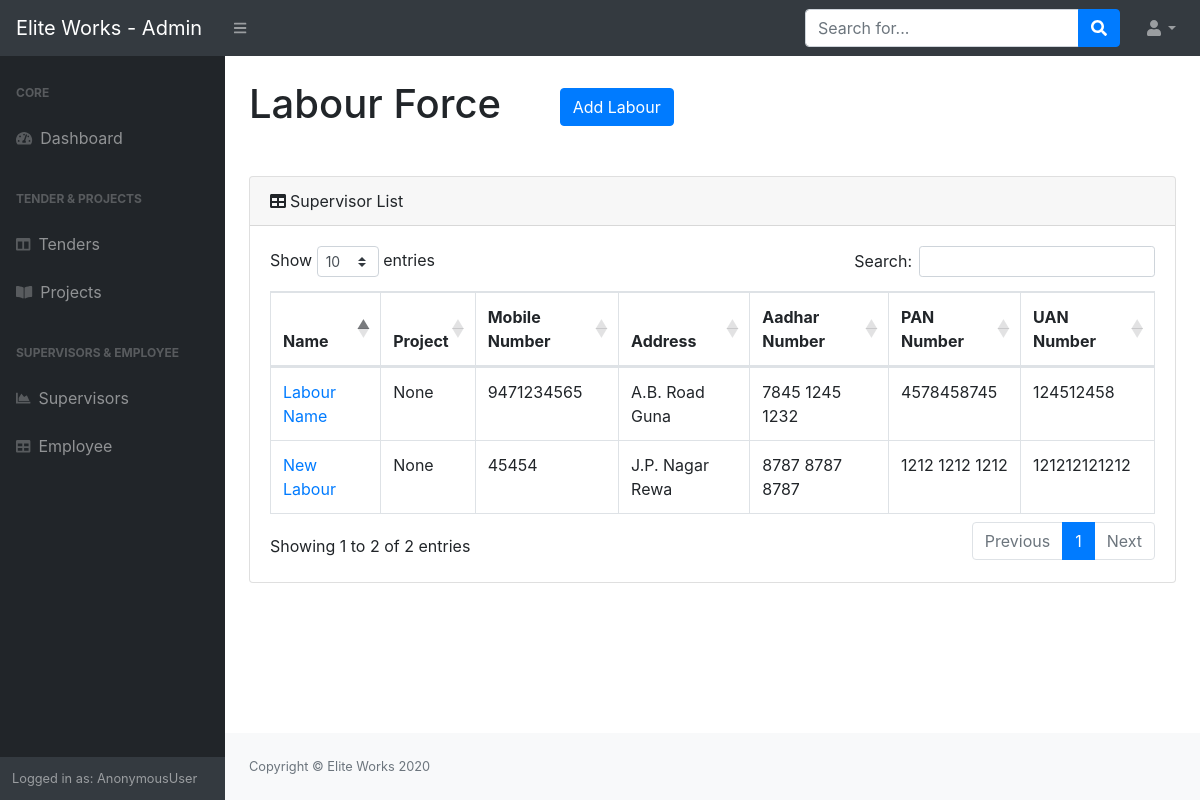
The page /labour/ on the database as committed earlier.
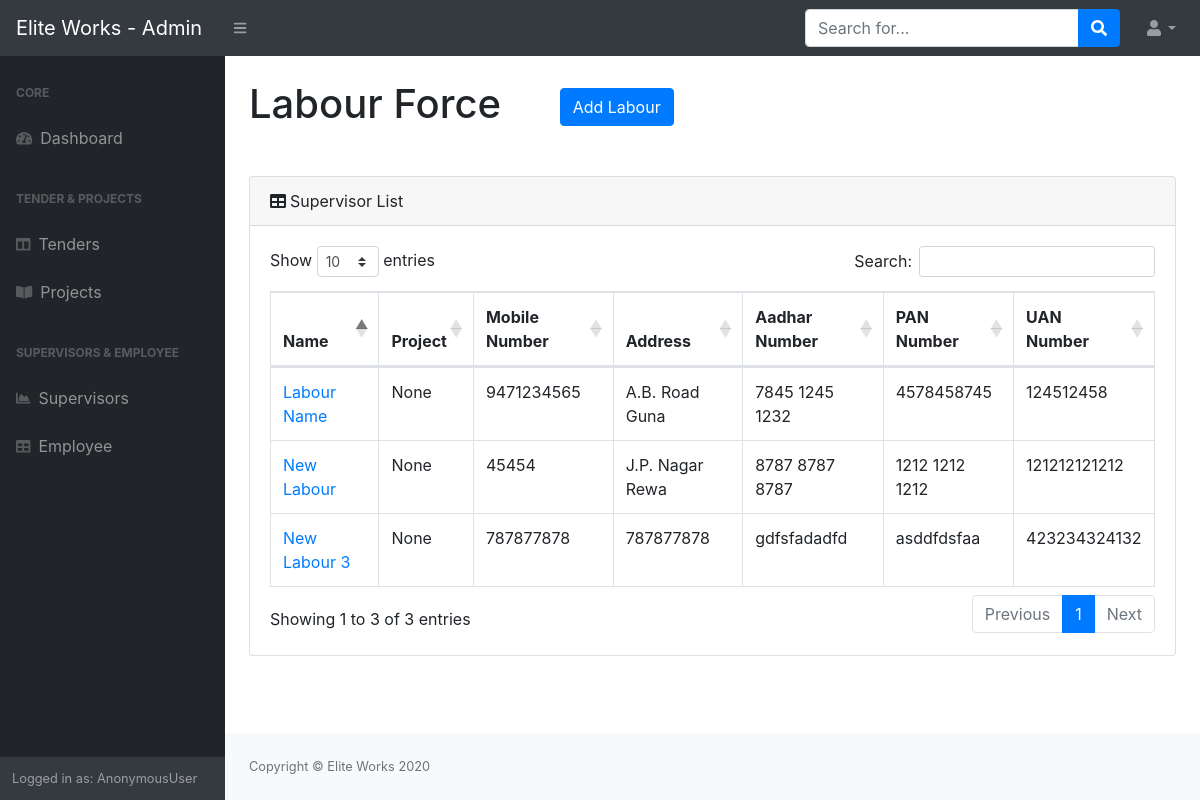
The same page on the database as committed later.
### employee/models.py (models this page shows, shortened)
class labour(models.Model):
    project = models.ForeignKey(Projects,on_delete=models.CASCADE,null=True)
    name = models.CharField('Name', max_length=250,blank=False)
    image = models.ImageField('Image',upload_to='labour_Images',blank=True)
    mobile_number = models.CharField('Mobile Number',max_length=15)
    alter_number = models.CharField('Alternate Number',max_length=15)
    address = models.CharField('Address',max_length=400)
    resume = models.FileField(upload_to='Resume')
    aadhar_number = models.CharField('Aadhar Number',max_length=20)
    aadhar_photo = models.ImageField('Aadhar Card Photo',upload_to='Aadhar_photo',blank=True)
    pan_number = models.CharField('PAN Number', max_length=20)
    pan_photo = models.ImageField('PAN Card Photo',upload_to='PAN_Photo',blank=True)
    highest_qual = models.CharField('Highest Qualifications',max_length=200)
    highest_qual_photo = models.ImageField('Proof of Highest Qualification',upload_to='Highest_Qualification',blank=True)
    ten_certi = models.ImageField('10th Certificate',upload_to='ten_certi',blank=True)
    twelve_certi = models.ImageField('12th Certificate',upload_to='twelve_certi',blank=True)
    tech_certificate_name = models.CharField('Technical Certificate Name',max_length=300)
    tech_certi = models.ImageField('Technical Certificate',upload_to='tech_certi',blank=True)
    UAN_number = models.CharField('UAN Number',max_length=200)
    class Meta:
        verbose_name = 'Labour List'
        verbose_name_plural = 'Labour List'

### employee/views.py (the view)
# urls.py: path('labour/',emp_view.get_all_employee,name='all_employee'),
def get_all_employee(request):
    context = {
        'employee' : labour.objects.all()
    }
    return render(request,'employee/all_employee.html',context)

### employee/templates/employee/all_employee.html (shortened to what the changed rows need)
{% load static %}
<!DOCTYPE html>
<html lang="en">
    <head>
        <link href="{% static 'projects/css/styles.css' %}" rel="stylesheet" />
        <link href="https://cdn.datatables.net/1.10.20/css/dataTables.bootstrap4.min.css" rel="stylesheet" />
    </head>
    <body class="sb-nav-fixed">
        <div id="layoutSidenav">
            <div id="layoutSidenav_content">
                <main>
                    <div class="container-fluid">
                        <h1 class="mt-4 mb-5 mr-5">Labour Force <a href="/create_labour/"><button type="button" class=" ml-5 btn btn-primary">Add Labour</button></a></h1>
                        <div class="card mb-4">
                            <div class="card-body">
                                <div class="table-responsive">
                                    <table class="table table-bordered" id="dataTable" width="100%" cellspacing="0">
                                        <thead>
                                            <tr>
                                                <th>Name</th>
                                                <th>Project</th>
                                                <th>Mobile Number</th>
                                                <th>Address</th>
                                                <th>Aadhar Number</th>
                                                <th>PAN Number</th>
                                                <th>UAN Number</th>
                                            </tr>
                                        </thead>
                                        <tbody>
                                            {%for super in employee%}
                                            <tr>
                                                <td><a href="{{super.id}}">{{super.name}}</a></td>
                                                <td>{{super.project}}</td>
                                                <td>{{super.mobile_number}}</td>
                                                <td>{{super.address}}</td>
                                                <td>{{super.aadhar_number}}</td>
                                                <td>{{super.pan_number}}</td>
                                                <td>{{super.UAN_number}}</td>
                                            </tr>
                                            {%endfor%}
                                        </tbody>
                                    </table>
                                </div>
                            </div>
                        </div>
                    </div>
                </main>
            </div>
        </div>
    </body>
</html>

Rows that differ between the two databases and show on the page:
added labour: name "New Labour 3", project "None", mobile_number "787877878", address "787877878", aadhar_number "gdfsfadadfd", pan_number "asddfdsfaa", UAN_number "423234324132"
Other text that changed with them:
text written by a page script: "Show entries Search: Showing 1 to 2 of 2 entries Previous 1 Next" → "Show entries Search: Showing 1 to 3 of 3 entries Previous 1 Next"
